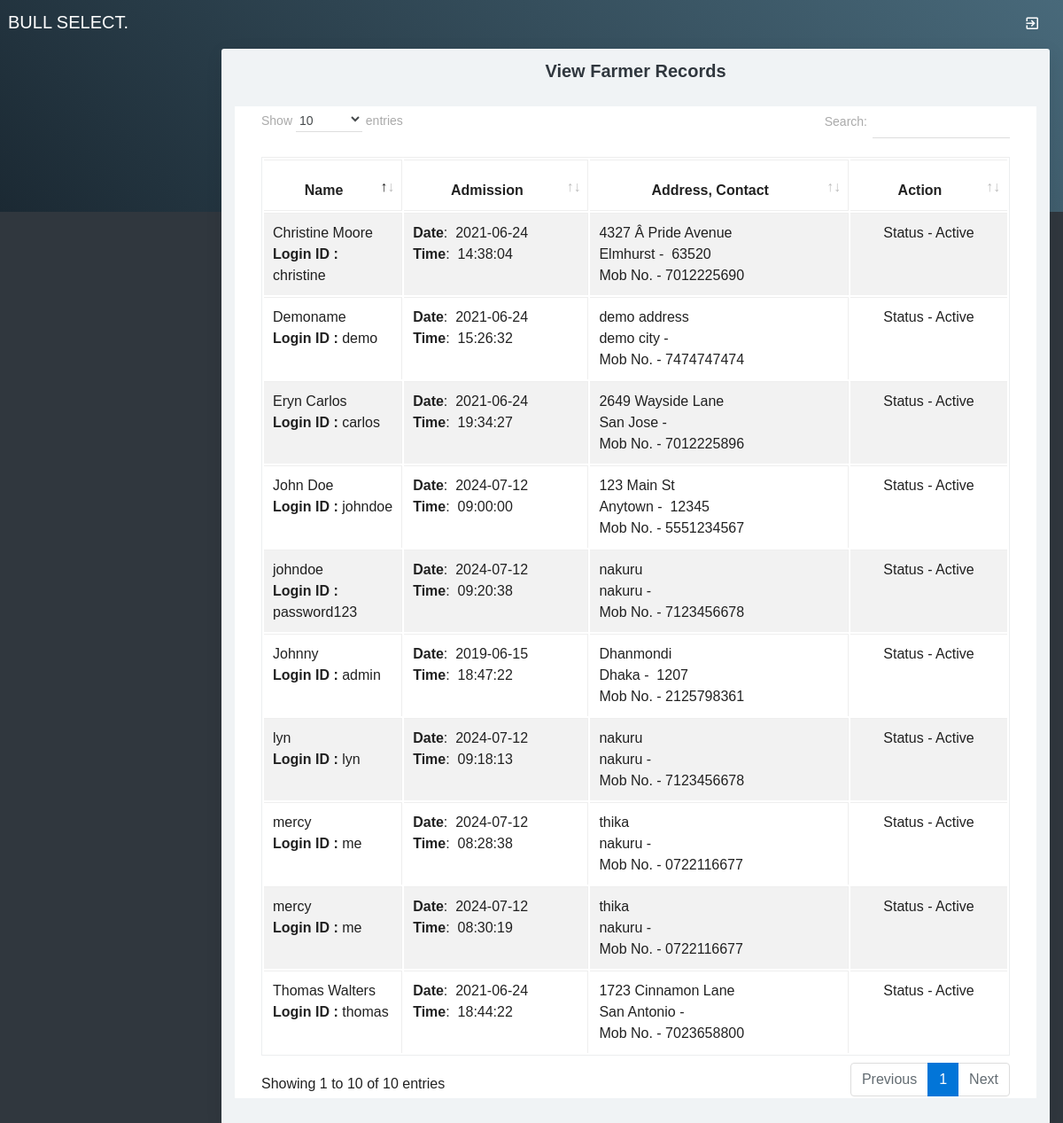
The app's page /viewfarmer.php with its own data.
### tables this page shows
CREATE TABLE `patient` (
  `patientid` int(10) NOT NULL,
  `patientname` varchar(50) NOT NULL,
  `admissiondate` date NOT NULL,
  `admissiontime` time NOT NULL,
  `address` varchar(250) NOT NULL,
  `mobileno` varchar(15) NOT NULL,
  `city` varchar(25) NOT NULL,
  `pincode` varchar(20) NOT NULL,
  `loginid` varchar(50) NOT NULL,
  `password` varchar(25) NOT NULL,
  `status` varchar(10) NOT NULL,
  `bull_id` int(11) DEFAULT NULL,
  `gender` varchar(10) NOT NULL
);

### viewfarmer.php (the view, shortened to what this page needs)
<?php
include("adformheader.php");
include("dbconnection.php");
?>
<div class="container-fluid">
  <div class="block-header">
    <h2 class="text-center">View Farmer Records</h2>
  </div>
<div class="card">
  <section class="container">
    <table class="table table-bordered table-striped table-hover js-basic-example dataTable">
      <thead>
        <tr>
          <th width="15%" height="36"><div align="center">Name</div></th>
          <th width="20%"><div align="center">Admission</div></th>
          <th width="28%"><div align="center">Address, Contact</div></th>
          <th width="17%"><div align="center">Action</div></th>
        </tr>
      </thead>
      <tbody>
       <?php
       $sql ="SELECT * FROM patient";
       $qsql = mysqli_query($con,$sql);
       while($rs = mysqli_fetch_array($qsql))
       {
        echo "<tr>
        <td>$rs[patientname]<br>
        <strong>Login ID :</strong> $rs[loginid] </td>
        <td>
        <strong>Date</strong>: &nbsp;$rs[admissiondate]<br>
        <strong>Time</strong>: &nbsp;$rs[admissiontime]</td>
        <td>$rs[address]<br>$rs[city] -  &nbsp;$rs[pincode]<br>
        Mob No. - $rs[mobileno]</td>
        <td align='center'>Status - $rs[status] <br>";
        echo "</td></tr>";
      }
      ?>
    </tbody>
  </table>
</section>
</div>
</div>
<?php
include("adformfooter.php");
?>

### records on screen
patient: patientname "Johnny", loginid "admin", admissiondate "2019-06-15", admissiontime "18:47:22", address "Dhanmondi", city "Dhaka", pincode "1207", mobileno "2125798361", status "Active"
patient: patientname "Christine Moore", loginid "christine", admissiondate "2021-06-24", admissiontime "14:38:04", address "4327 Â Pride Avenue", city "Elmhurst", pincode "63520", mobileno "7012225690", status "Active"
patient: patientname "Demoname", loginid "demo", admissiondate "2021-06-24", admissiontime "15:26:32", address "demo address", city "demo city", mobileno "7474747474", status "Active"
patient: patientname "Thomas Walters", loginid "thomas", admissiondate "2021-06-24", admissiontime "18:44:22", address "1723 Cinnamon Lane", city "San Antonio", mobileno "7023658800", status "Active"
patient: patientname "Eryn Carlos", loginid "carlos", admissiondate "2021-06-24", admissiontime "19:34:27", address "2649 Wayside Lane", city "San Jose", mobileno "7012225896", status "Active"
patient: patientname "mercy", loginid "me", admissiondate "2024-07-12", admissiontime "08:28:38", address "thika", city "nakuru", mobileno "0722116677", status "Active"
patient: patientname "mercy", loginid "me", admissiondate "2024-07-12", admissiontime "08:30:19", address "thika", city "nakuru", mobileno "0722116677", status "Active"
patient: patientname "John Doe", loginid "johndoe", admissiondate "2024-07-12", admissiontime "09:00:00", address "123 Main St", city "Anytown", pincode "12345", mobileno "5551234567", status "Active"
patient: patientname "lyn", loginid "lyn", admissiondate "2024-07-12", admissiontime "09:18:13", address "nakuru", city "nakuru", mobileno "7123456678", status "Active"
patient: patientname "johndoe", loginid "password123", admissiondate "2024-07-12", admissiontime "09:20:38", address "nakuru", city "nakuru", mobileno "7123456678", status "Active"
